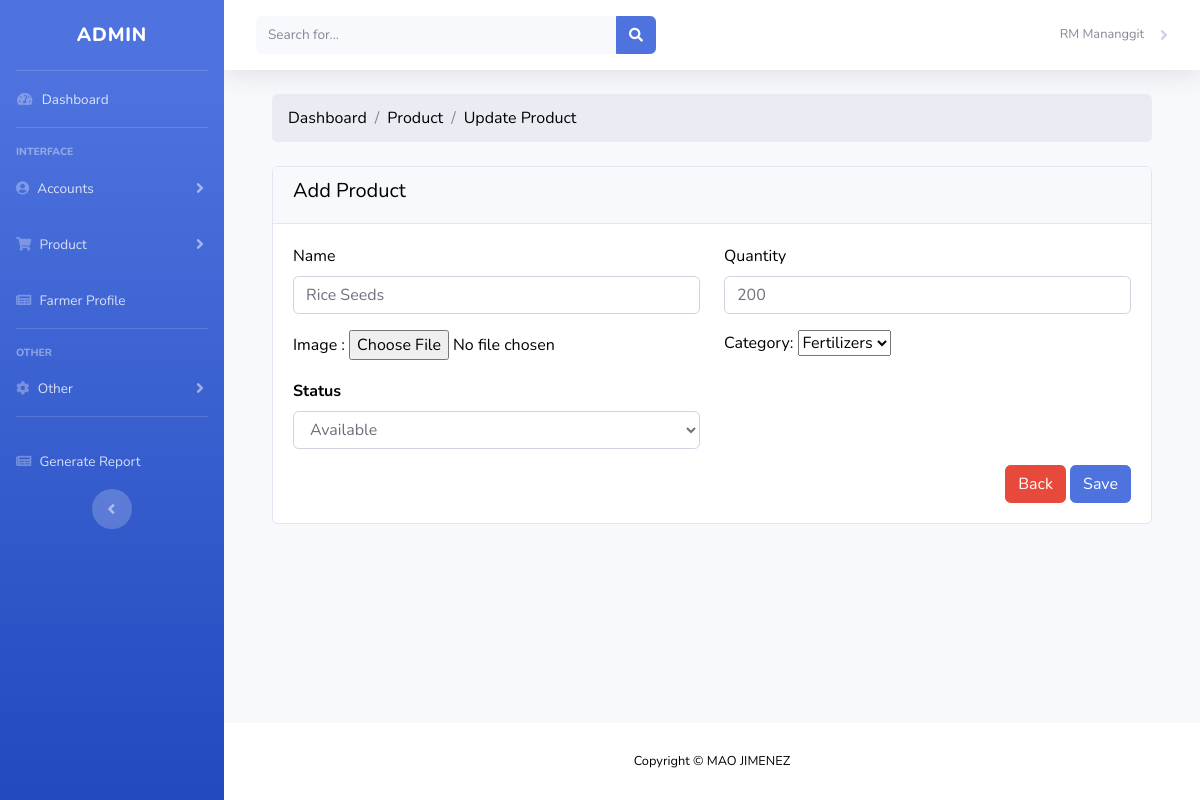
Before: /admin/manage_product_update.php?id=1 (signed in) with the older database file.
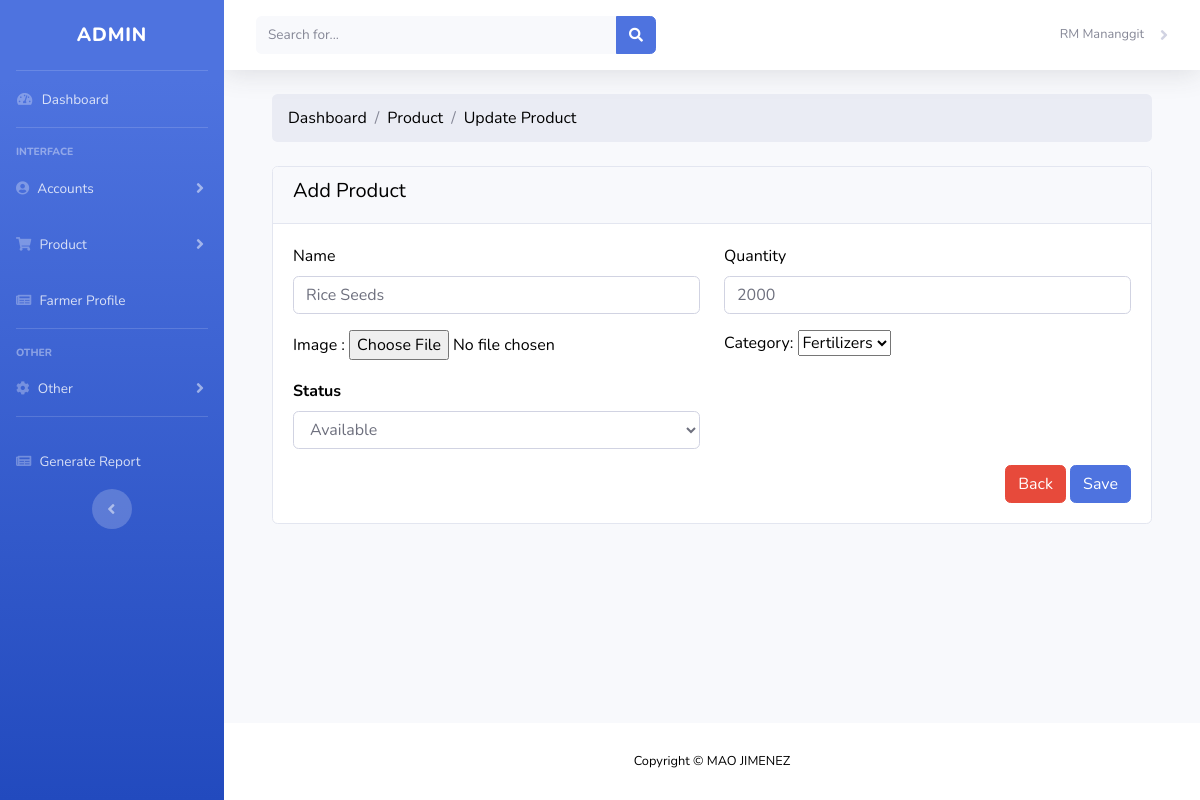
After: the same page with the newer database file.
### tables this page shows
CREATE TABLE `product` (
  `product_id` int(15) NOT NULL,
  `product_name` varchar(50) NOT NULL,
  `product_image` longblob NOT NULL,
  `product_quantity` int(15) NOT NULL,
  `product_category_id` int(15) NOT NULL,
  `product_status` varchar(15) NOT NULL
);

### admin/manage_product_update.php (the view, shortened to what this page needs)
<?php include('authentication.php'); ?>
<?php include('includes/header.php');?>
<div class="container-fluid px-4">
        <ol class="breadcrumb mb-4">
            <li class="breadcrumb-item">Dashboard</li>
            <li class="breadcrumb-item">Product</li>
            <li class="breadcrumb-item">Update Product</li>
        </ol>
        <div class="row">
            <div class="col-md-12">
                <div class="card">
                    <div class="card-header">
                    <h5>Add Product</h5>
                    </div>
                    <div class="card-body">
                    <?php
                        if(isset($_GET['id']))
                        {
                            $id = $_GET['id'];
                            $users = "SELECT * FROM product WHERE product_id='$id' ";
                            $users_run = mysqli_query($con, $users);
                            if(mysqli_num_rows($users_run) > 0)
                            {
                                foreach($users_run as $user)
                                {
                             ?>
                    <form action="code.php" method="post" autocomplete="off" enctype="multipart/form-data">
                    <div class="row">
                                <div class="col-md-6 mb-3">
                                    <label for="">Name</label>
                                    <input required type="text" name="name"  value="<?= $user['product_name']; ?>" class="form-control">
                                </div>
                                <div class="col-md-6 mb-3">
                                    <label for="">Quantity</label>
                                    <input required type="text" name="quantity"  value="<?= $user['product_quantity']; ?>" class="form-control">
                                </div>
                                <div class="col-md-6">
                                <label for="image">Image : </label>
                                <input required type="file" name="product_image" id ="image" accept=".jpg, .jpeg, .png" value="">
                                </div>
                                <div class="col-md-6 mb-3">
                                <?php
                                    $sql = "SELECT * FROM `product_category`";
                                    $all_categories = mysqli_query($con,$sql);
                                ?>
                                 <label for="">Category:</label>
                                <select name="category">
                                    <?php
                                        while ($category = mysqli_fetch_array(
                                                $all_categories,MYSQLI_ASSOC)):;
                                    ?>
                                        <option value="<?php echo $category["product_category_id"];
                                        ?>">
                                            <?php echo $category["category_name"];
                                            ?>
                                        </option>
                                    <?php
                                        endwhile;
                                    ?>
                                </select>
                                </div>
                                <div class="col-md-6 mb-3">
                                    <label for=""><strong>Status</strong></label>
                                    <select name="status" required class="form-control">
                                        <option value="Available" <?= $user['product_status'] == 'Available' ? 'selected' :'' ?> >Available</option>
                                    </select>
                                </div>
                                </div>
                                <div class="text-right">
                                <a href="manage_product.php" class="btn btn-danger">Back</a>
                                <button type="submit" name="update_product" class="btn btn-primary">Save</button>
                                </div>
                            </form>
                            <?php
                                }
                            }
                            else
                            {
                                ?>
                                <h4>No Record Found!</h4>
                                <?php
                            }
                        }
                        ?>
                    </div>
                </div>
            </div>
        </div>
    </div>
<?php include('includes/footer.php');?>

Changed rows visible on the page:
changed product "Rice Seeds": quantity "200" → "2000"
